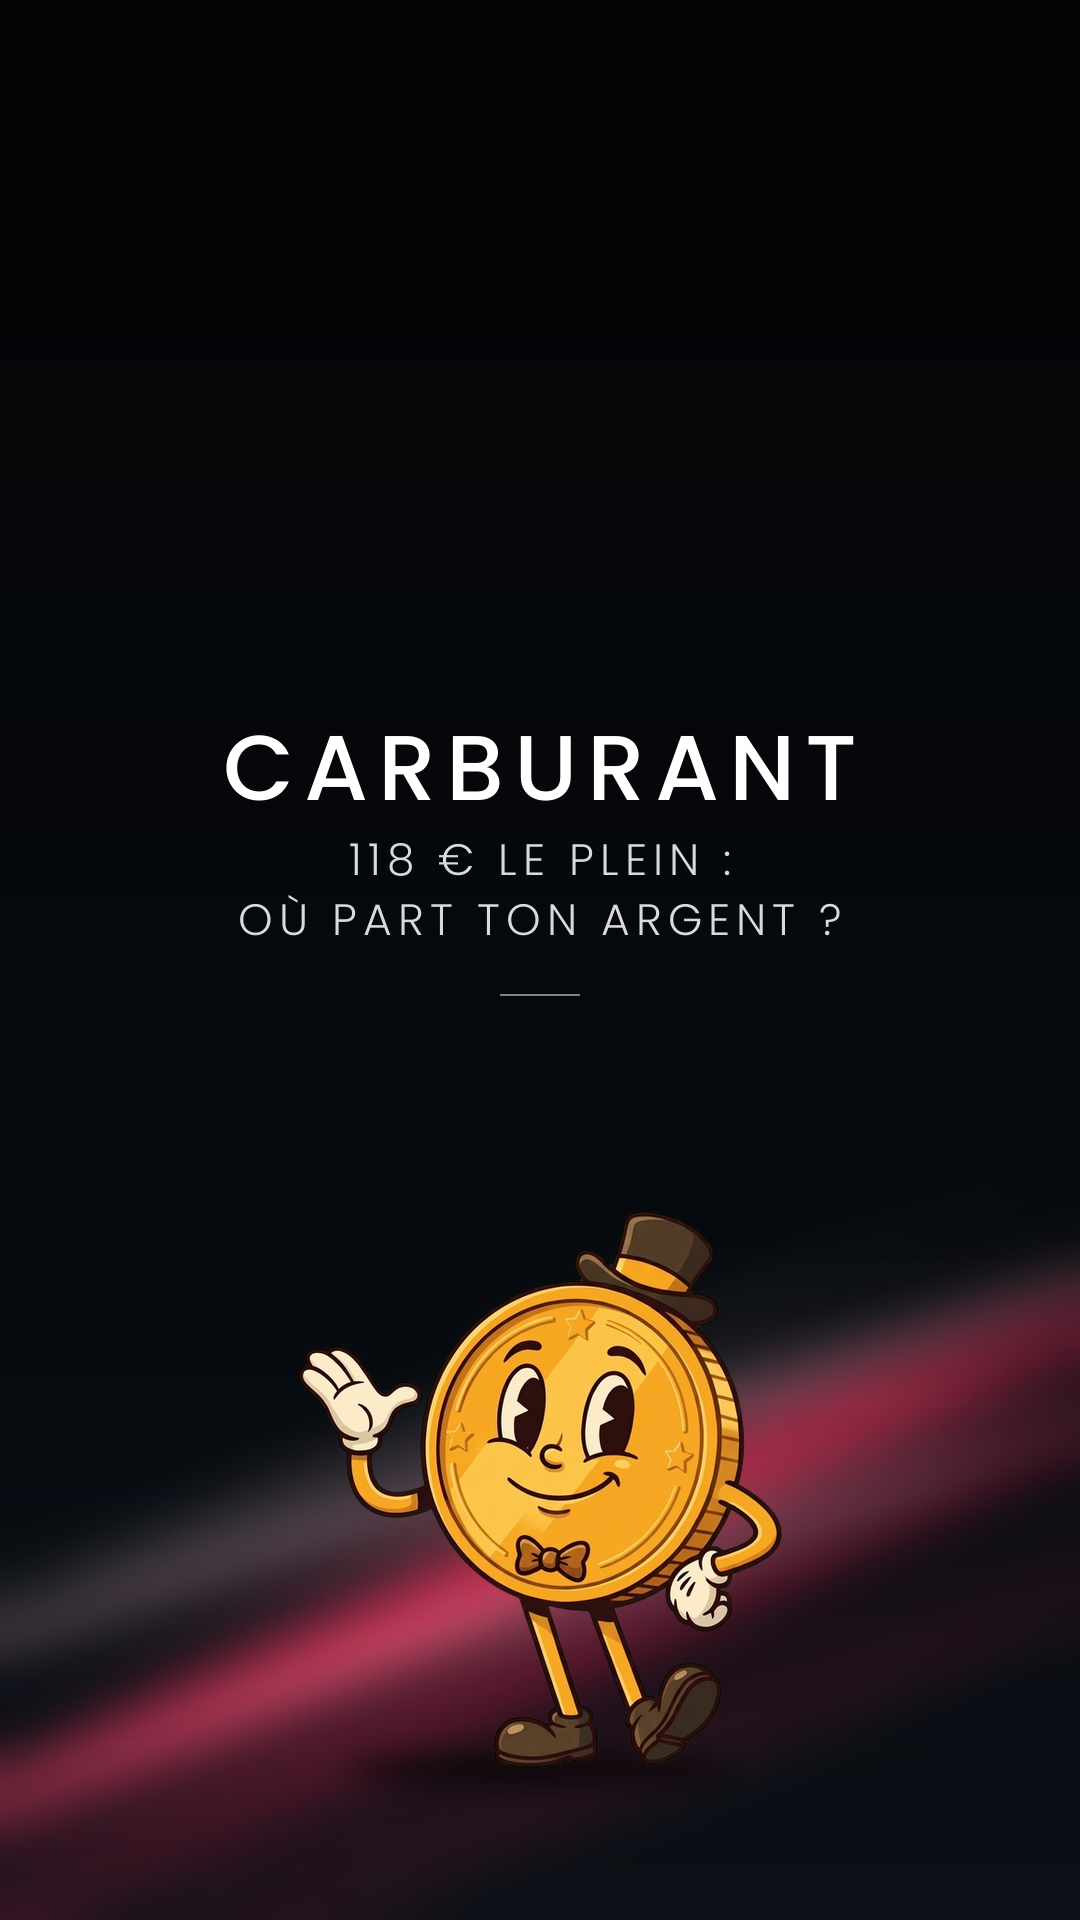

Python code for this plot:
"""Couverture Carburant, DA historique de la ligne fil rouge : fond noir, rubans de lumière aux couleurs du sujet (rouge néon, rose, bordeaux),
nom épuré + « Et toi, tu achètes ? », Mister Coin classique (image de référence Gemini détourée). Sujet « utile » : pas de « Et toi, tu achètes ? »."""
import cairo, math, numpy as np, sys, os
HERE = os.path.dirname(os.path.abspath(__file__)); ROOT = os.path.abspath(os.path.join(HERE, '..', '..'))
sys.path.insert(0, f'{ROOT}/lib'); sys.path.insert(0, f'{ROOT}/mister_coin')
from PIL import Image, ImageFilter, ImageDraw
import cards_lib as cards
from cards_lib import W, H, hx
def bg(c):
    g = cairo.LinearGradient(0, 0, 0, H); g.add_color_stop_rgb(0, *hx('030405')[:3]); g.add_color_stop_rgb(.5, *hx('05080C')[:3]); g.add_color_stop_rgb(1, *hx('0A1016')[:3]); c.set_source(g); c.paint()
    lay = cairo.ImageSurface(cairo.FORMAT_ARGB32, W, H); k = cairo.Context(lay); k.set_operator(cairo.OPERATOR_ADD)
    for (x, y, rx, ry, colr, a) in ((540, 1560, 1150, 70, 'FF2D55', .95), (600, 1650, 1100, 45, '8E0F2A', .9), (470, 1480, 1000, 38, 'FFB3C2', .6),
                                    (640, 1760, 1200, 80, '3E0812', .6), (560, 1600, 700, 16, 'FFFFFF', .6), (430, 1420, 900, 24, 'FFD0DA', .3)):
        k.save(); k.translate(x, y); k.rotate(-0.42+0.04*((x//10) % 3)); k.scale(rx, ry)
        r = cairo.RadialGradient(0, 0, 0, 0, 0, 1); r.add_color_stop_rgba(0, *hx(colr, a)); r.add_color_stop_rgba(1, *hx(colr, 0)); k.set_source(r); k.arc(0, 0, 1, 0, 2*math.pi); k.fill(); k.restore()
    lay.flush(); im = Image.frombuffer('RGBA', (W, H), bytes(lay.get_data()), 'raw', 'BGRa', lay.get_stride(), 1).filter(ImageFilter.GaussianBlur(28))
    arr = np.asarray(im).astype(np.float32); fade = np.clip((np.arange(H)-700)/700, 0, 1)[:, None, None]; arr[..., :3] *= fade; arr[..., 3] *= fade[..., 0]
    b = Image.fromarray(arr.astype(np.uint8), 'RGBA').tobytes('raw', 'BGRa'); src = cairo.ImageSurface.create_for_data(bytearray(b), cairo.FORMAT_ARGB32, W, H)
    c.set_operator(cairo.OPERATOR_ADD); c.set_source_surface(src); c.paint(); c.set_operator(cairo.OPERATOR_OVER)
cards.bg = bg
_put = cards.put
cards.put = lambda c, s_, *a, **k: None if s_ == "Et toi, tu achètes ?" else _put(c, s_, *a, **k)
import veo_coin as VC
for slot, name in ((False, 'couverture.png'), (True, 'couverture_emplacement_logo.png')):
    path = f'{HERE}/{name}'; cards.card("CARBURANT", slot, path, sub=("118 € LE PLEIN :", "OÙ PART TON ARGENT ?"))
    if slot: continue
    im = Image.open(path).convert('RGBA')
    a, m = VC._key(np.asarray(Image.open(f"{ROOT}/mister_coin/veo/classique_reference_marges_16x9.jpg").convert("RGB")))
    ch = Image.fromarray(np.clip(a, 0, 255).astype(np.uint8)).convert("RGBA"); ch.putalpha(Image.fromarray((m*255).astype(np.uint8))); ch = ch.crop(ch.getbbox())
    h = 560; ch = ch.resize((int(ch.width*h/ch.height), h), Image.LANCZOS); cx, feet = 540, 1770
    sh = Image.new('L', (W, H), 0); ImageDraw.Draw(sh).ellipse((cx-ch.width*.4, feet-16, cx+ch.width*.4, feet+14), fill=170)
    im.paste((0, 0, 0, 255), (0, 0), sh.filter(ImageFilter.GaussianBlur(14)))
    im.alpha_composite(ch, (int(cx-ch.width/2), feet-h)); im.convert('RGB').save(path)
